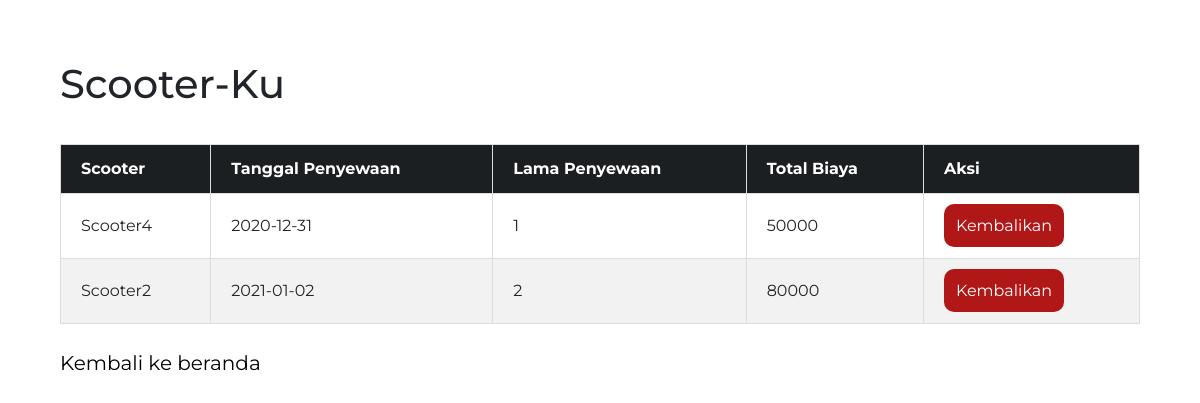
/list.php (signed in), run on the app's committed database.
### tables this page shows
CREATE TABLE `penyewaan` (
  `id_penyewaan` int(11) NOT NULL,
  `id_pelanggan` int(11) NOT NULL,
  `id_scooter` int(11) NOT NULL,
  `tanggal_penyewaan` date NOT NULL,
  `waktu` int(11) NOT NULL,
  `total_harga` int(11) NOT NULL
);

### list.php (the view, shortened to what this page needs)
<?php require_once("auth.php");
      include 'connect.php';
?>
<!doctype html>
<html lang="en">
  <head>
    <link rel="stylesheet" href="https://cdn.jsdelivr.net/npm/bootstrap@4.5.3/dist/css/bootstrap.min.css">
    <link rel = "stylesheet" href="css/style.css">
    <link rel="stylesheet" href="https://cdnjs.cloudflare.com/ajax/libs/font-awesome/4.7.0/css/font-awesome.min.css">
  </head>
  <body>
  <div class="atas-table">
            <h1>Scooter-Ku</h1>
  </div>
  <div class ="tabel">
  <table class="table-hover">
    <thead>
      <tr>
        <th scope="col">Scooter</th>
        <th scope="col">Tanggal Penyewaan</th>
        <th scope="col">Lama Penyewaan</th>
        <th scope="col">Total Biaya</th>
        <th scope="col">Aksi</th>
      </tr>
    </thead>
    <tbody>
    <?php
      $id_pelanggan = $_SESSION["user"]["id_pelanggan"];
      $ambil = $db ->query("SELECT * FROM penyewaan WHERE id_pelanggan = '$id_pelanggan' ");
          while($perproduk = $ambil -> fetch(PDO::FETCH_ASSOC)){?>
      <tr>
        <td>Scooter<?php echo $perproduk['id_scooter']?></td>
        <td><?php echo $perproduk['tanggal_penyewaan']?></td>
        <td><?php echo $perproduk['waktu']?></td>
        <td><?php echo $perproduk['total_harga']?></td>
        <td>
        <a class="btn-delete" href="delete.php?id=<?php echo $perproduk['id_scooter']; ?>" role="button">Kembalikan</a>
        <?php } ?>
      </tr>
    </tbody>
  </table>
</div>
<a href ="beranda.php" class= "btn-beranda">Kembali ke beranda</a>
  </body>
  </html>

### css/style.css (style rules this page uses)
* { margin: 0%; padding: 0%; font-family: 'Montserrat', sans-serif; }
.atas-table { margin : 5% 5% 3% 5%; }
.tabel { margin : 0% 5% 2% 5%; }
.table-hover { border-collapse:collapse; width: 100%; }
.table-hover td, .table-hover th { border: 1px solid #ddd; padding: 20px; }
.table-hover th { padding-top: 12px; padding-bottom: 12px; text-align: left; background-color: #1B1F22; color: white; }
.table-hover tr:nth-child(even) { background-color: #f2f2f2; }
.table-hover td a { padding: 12px; color: white; text-decoration: none; border-radius: 10px; background-color:#B01717; }
.btn-beranda { margin: 0 5% 0 5%; color: black; font-size : 20px; }

### data on the page
penyewaan: id_scooter "4", tanggal_penyewaan "2020-12-31", waktu "1", total_harga "50000"
penyewaan: id_scooter "2", tanggal_penyewaan "2021-01-02", waktu "2", total_harga "80000"
